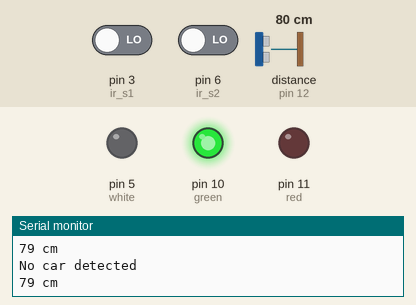
This sketch was run on a simulated Arduino Uno, built with avr-gcc and run on an emulated ATmega328P. On the bench: output pins drawn as LEDs (lit = HIGH), the last lines printed to the serial monitor. Wiring (inferred from the names in the program): ultrasonic range finder: trigger pin 13; echo pin 12. The test bench sets the inputs (shaded band); at power-on: distance to the obstacle (sensor on pin 12) 80 cm, pin 3 (ir_s1) LOW, pin 6 (ir_s2) LOW. The echo pulse lasts 58.3 µs per cm; pins used as bus, display or sensor lines are not drawn.

Above: at 1.2 s.
1.3 s: distance to the obstacle (sensor on pin 12) set to 23 cm
2.8 s: distance to the obstacle (sensor on pin 12) set to 19 cm
At 3.6 s:
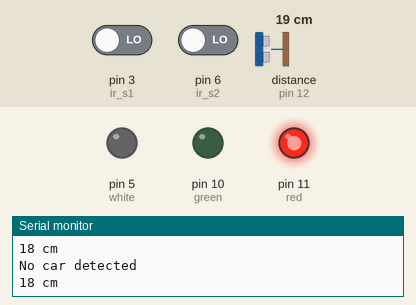
4.3 s: pin 3 (ir_s1) driven HIGH
6.1 s: pin 6 (ir_s2) driven HIGH
At 8.8 s:
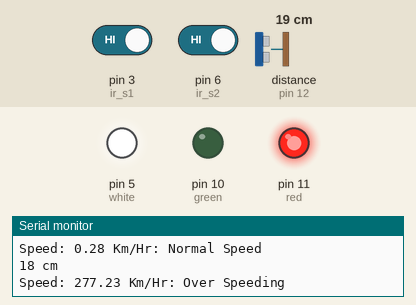
9.1 s: distance to the obstacle (sensor on pin 12) set to 250 cm
At 10.5 s:
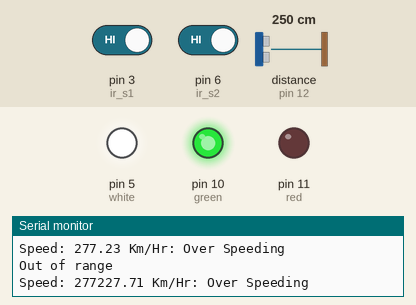
11.0 s: distance to the obstacle (sensor on pin 12) set to 2 cm
At 11.8 s:
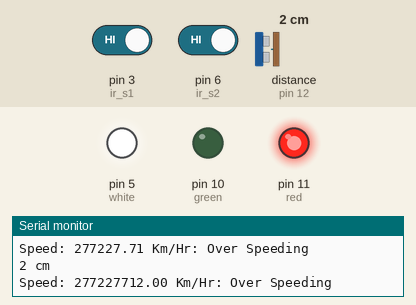
Timing chart, 0 to 14.0 s (numbered marks = the images above; inputs shaded):
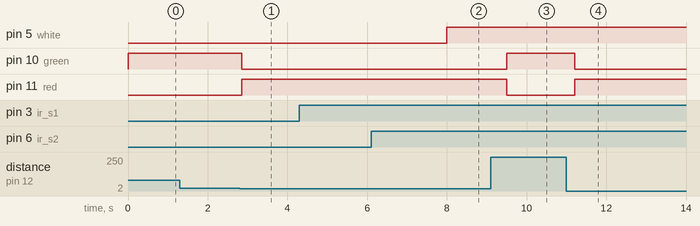

The sketch:

MAKEATHONE.ino
```cpp
#define trigPin 13
#define echoPin 12
#define red 11
#define green 10
#define white 5
int timer1;
int timer2;
float Time;
int ir_s1=3;
int ir_s2=6;
float distance = 14.0;
float speed;
int flag1 = 0;
int flag2 = 0;


void setup() {
  Serial.begin (9600);
  pinMode(trigPin, OUTPUT);
  pinMode(echoPin, INPUT);
  pinMode(red, OUTPUT);
  pinMode(green, OUTPUT);
  pinMode(white, OUTPUT);
  pinMode(ir_s1, INPUT);
  pinMode(ir_s2, INPUT);
}

void loop() {
  if (digitalRead(ir_s1) == HIGH && flag1 == 0) {
    timer1 = millis();
    flag1 = 1;
  }

  if (digitalRead(ir_s2) == HIGH && flag2 == 0) {
    timer2 = millis();
    flag2 = 1;
  }

  if (flag1 == 1 && flag2 == 1) {
    if (timer1 > timer2) {
      Time = timer1 - timer2;
    } else if (timer2 > timer1) {
      Time = timer2 - timer1;
    }
    Time = Time / 1000; //convert millisecond to second
    speed = (distance / Time); //v=d/t
    speed = speed * 3600; //multiply by seconds per hr
    speed = speed / 100000; //division by centimeters per Km
  }

  if (speed == 0) {
    //lcd.setCursor(0, 1);
    if (flag1 == 0 && flag2 == 0) {
      Serial.println("No car detected");
      digitalWrite(white,LOW);
    } else {
      Serial.println("Searching...");
      digitalWrite(white,LOW);
    }
  }else {
    Serial.flush();
    //lcd.setCursor(0, 0);
    Serial.print("Speed: ");
    Serial.print(speed);
    Serial.print(" Km/Hr: ");
    if (speed > 1) {
      Serial.println("Over Speeding");
      digitalWrite(white, HIGH);
    } else {
      Serial.println("Normal Speed");
      digitalWrite(white,LOW);
    }
    delay(1500);
    //digitalWrite(buzzer, LOW);
    speed = 0;
    flag1 = 0;
    flag2 = 0;
  }


  long duration, distance;
  digitalWrite(trigPin, LOW);  // Added this line
  delayMicroseconds(2); // Added this line
  digitalWrite(trigPin, HIGH);
//  delayMicroseconds(1000); - Removed this line
  delayMicroseconds(10); // Added this line
  digitalWrite(trigPin, LOW);
  duration = pulseIn(echoPin, HIGH);
  distance = (duration/2) / 29.1;
  if (distance < 20) {  // This is where the LED On/Off happens
    digitalWrite(red,HIGH); // When the Red condition is met, the Green LED should turn off
  digitalWrite(green,LOW);
}
  else {
    digitalWrite(red,LOW);
    digitalWrite(green,HIGH);
  }
  if (distance >= 200 || distance <= 0){
    Serial.println("Out of range");
  }
  else {
    Serial.print(distance);
    Serial.println(" cm");
  }
  delay(200);
}
```

Measured:
- the behaviour switches between 21 and 20 cm on distance to the obstacle (sensor on pin 12) (found by bisection; images 0 and 1)
- after the input at 2.8 s, pin 10 (green): HIGH → LOW after 0.06 s; pin 11 (red): LOW → HIGH after 0.06 s
- after the input at 6.1 s, pin 5 (white): LOW → HIGH after 1.9 s
- after the input at 9.1 s, pin 10 (green): LOW → HIGH after 0.41 s; pin 11 (red): HIGH → LOW after 0.41 s
- after the input at 11.0 s, pin 10 (green): HIGH → LOW after 0.21 s; pin 11 (red): LOW → HIGH after 0.21 s
